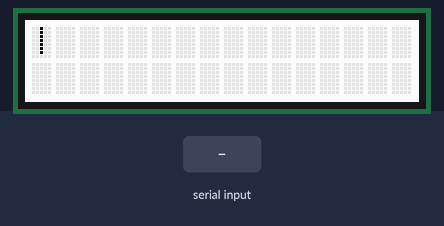
Simulated run of this sketch. Board: Arduino Uno, built with avr-gcc and run on an emulated ATmega328P. Shown: 16×2 character LCD. The test bench sets the inputs (shaded band). What the sketch prints to the serial monitor is not drawn.

Above: at 1.2 s.
1.3 s: "1" received over the second serial link
At 2.2 s:
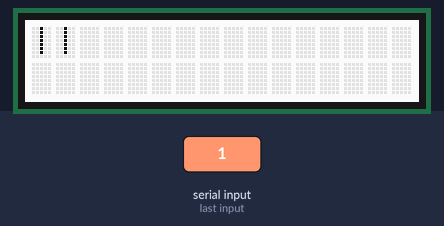
2.9 s: "2" received over the second serial link
At 3.5 s:
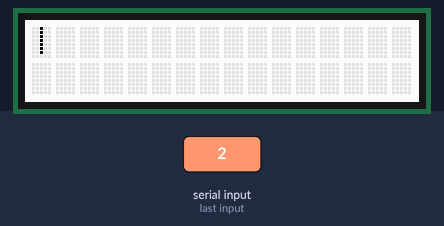
4.5 s: "3" received over the second serial link
At 5.8 s:
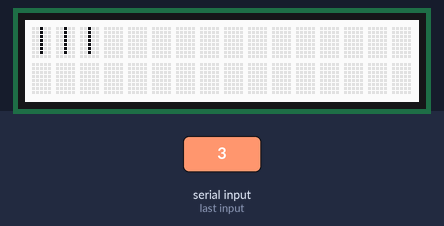
6.1 s: "4" received over the second serial link
At 7.2 s:
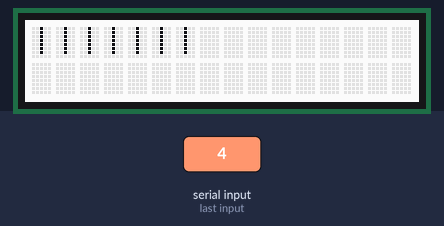
7.7 s: "1" received over the second serial link
At 8.7 s:
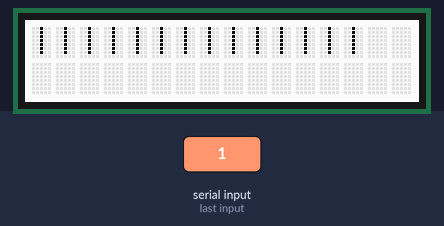
9.3 s: "3" received over the second serial link
At 10.4 s:
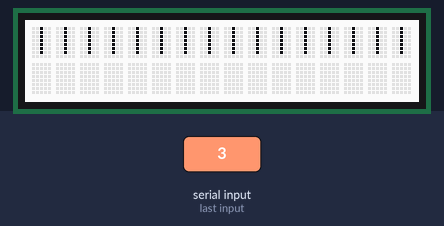
Timing chart, 0 to 11.9 s (numbered marks = the images above; inputs shaded):
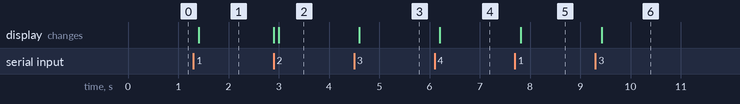

Measured:
- after the input at 1.3 s, the display: changes after 0.10 s (image 1)
- after the input at 2.9 s, the display: first changes at once (image 2 shows a later state)
- after the input at 4.5 s, the display: changes after 0.10 s (image 3)
- after the input at 6.1 s, the display: changes after 0.11 s (image 4)
- after the input at 7.7 s, the display: changes after 0.11 s (image 5)
- after the input at 9.3 s, the display: changes after 0.13 s (image 6)

The sketch:

UNOdisplay.ino
```cpp
/* This code runs on Arduino UNO:
Recieves data through serial pins and then displays to the lcd screen" */

#include <Wire.h>
#include "rgb_lcd.h"

#include <SoftwareSerial.h>

rgb_lcd lcd;

const int colorR = 255;
const int colorG = 255;
const int colorB = 255;

#define rxPin   10  // Serial input (connects to Emic 2's SOUT pin)
#define txPin   11  // Serial output (connects to Emic 2's SIN pin)

SoftwareSerial lcdSerial =  SoftwareSerial(rxPin, txPin);


////// LCD functions

char ltr = '\0';
int edit = 0;
String lcd_buffer = "|";
int cursor_index = 0;

void add_letter()
{
  lcd_buffer = lcd_buffer.substring(0,cursor_index) + ltr + lcd_buffer.substring(cursor_index);
  cursor_index++;
}


void delete_letter()
{
  lcd_buffer = lcd_buffer.substring(0,cursor_index-1) + lcd_buffer.substring(cursor_index);
  cursor_index--;
}


void move_cursor(int direction)
{
  //Direction 0 = left, Direction 1 = right
  String word_swap;
  if (direction)
    {
      word_swap = lcd_buffer.substring(cursor_index + 1, cursor_index + 2);
      lcd_buffer = lcd_buffer.substring(0, cursor_index) + word_swap + "|" + lcd_buffer.substring(cursor_index + 2);
      cursor_index++;
    }
  else
    {
      word_swap = lcd_buffer.substring(cursor_index - 1, cursor_index);
      lcd_buffer = lcd_buffer.substring(0, cursor_index - 1) + "|" + word_swap + lcd_buffer.substring(cursor_index + 1);
      cursor_index--;
    }
}

void clear_screen()
{
  lcd_buffer = "|";
  cursor_index = 0;
  lcd.clear();
}


void setup() {
  // Begin the Serial at 9600 Baud
  Serial.begin(9600);
  lcdSerial.begin(9600);
  lcd.begin(16, 2);

  lcd.setRGB(colorR, colorG, colorB);

  // Print a message to the LCD.
  //lcd.print("hello,world!");
  void display();

  pinMode(rxPin, INPUT);
  pinMode(txPin, OUTPUT);

  lcd.print(lcd_buffer);

}


void loop() {
    while(ltr != '.'){
      if (lcdSerial.available() > 0) {
        // read the incoming byte:
        ltr = lcdSerial.read();
        Serial.print("I received: ");
        Serial.println(ltr);

        if(ltr == '1'){
          delete_letter();
        } else if (ltr == '2') {
          clear_screen();
        } else if (ltr == '3') {
          move_cursor(0);
        } else if (ltr == '4') {
          move_cursor(1);
        } else {
          add_letter();
        }

        lcd.setCursor(0, 0);
        delay(100);
        // print the number of seconds since reset:
        //lcd.print(millis()/1000);
        lcd.print(lcd_buffer);
       //delay(250);
      }
    }
}
```
